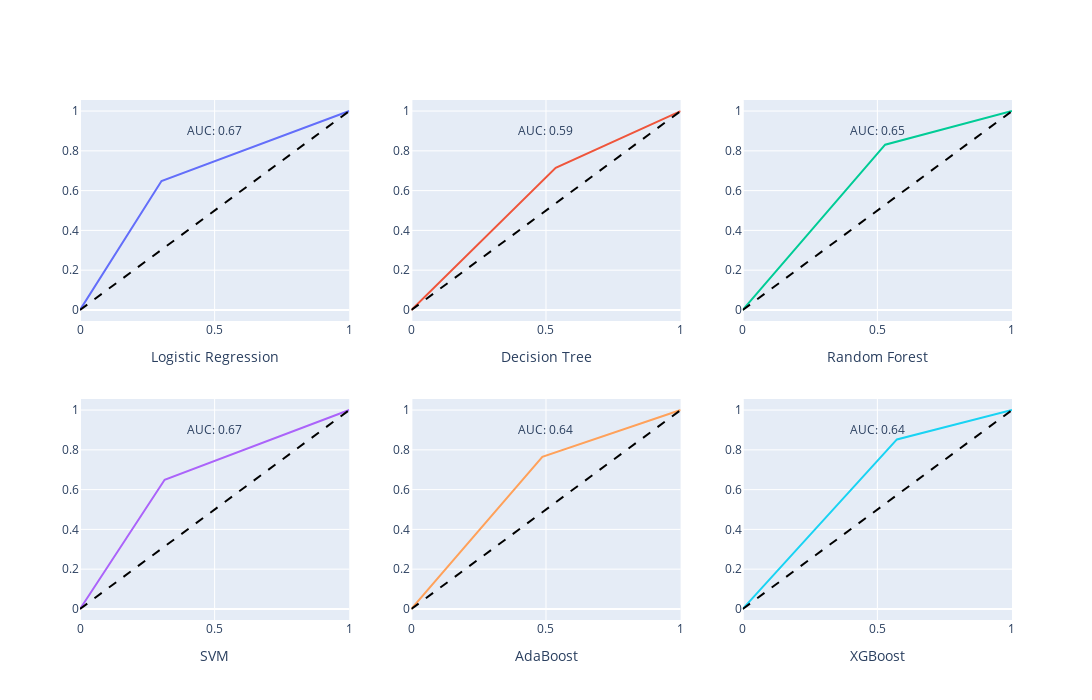

The cell this chart's notebook holds for it:
### Code cell
fig = make_subplots(rows=2, cols=3)

fig.add_trace(
    go.Scatter(x=lr_fpr, y=lr_tpr, mode='lines', name='LogisticRegression'),
    row=1, col=1
)

fig.add_trace(
    go.Scatter(x=dt_fpr, y=dt_tpr, mode='lines'),
    row=1, col=2
)

fig.add_trace(
    go.Scatter(x=rf_fpr, y=rf_tpr, mode='lines'),
    row=1, col=3
)

fig.add_trace(
    go.Scatter(x=svm_fpr, y=svm_tpr, mode='lines'),
    row=2, col=1
)

fig.add_trace(
    go.Scatter(x=ada_fpr, y=ada_tpr, mode='lines'),
    row=2, col=2
)

fig.add_trace(
    go.Scatter(x=xgbc_fpr, y=xgbc_tpr, mode='lines'),
    row=2, col=3
)

random_guess = go.Scatter(x=[0, 1], y=[0, 1], mode='lines', line={'dash': 'dash', 'color': 'black'}, name='Random Guess')
for row in range(1, 3):
    for col in range(1, 4):
        fig.add_trace(random_guess, row=row, col=col)

fig.update_xaxes(title_text="Logistic Regression", row=1, col=1)
fig.update_xaxes(title_text="Decision Tree", row=1, col=2)
fig.update_xaxes(title_text="Random Forest", row=1, col=3)
fig.update_xaxes(title_text="SVM", row=2, col=1)
fig.update_xaxes(title_text="AdaBoost", row=2, col=2)
fig.update_xaxes(title_text="XGBoost", row=2, col=3)

fig.add_annotation(text=f'AUC: {auc_lr:.2f}', x=0.5, y=0.9, showarrow=False, row=1, col=1)
fig.add_annotation(text=f'AUC: {auc_dt:.2f}', x=0.5, y=0.9, showarrow=False, row=1, col=2)
fig.add_annotation(text=f'AUC: {auc_rf:.2f}', x=0.5, y=0.9, showarrow=False, row=1, col=3)
fig.add_annotation(text=f'AUC: {auc_svm:.2f}', x=0.5, y=0.9, showarrow=False, row=2, col=1)
fig.add_annotation(text=f'AUC: {auc_ada:.2f}', x=0.5, y=0.9, showarrow=False, row=2, col=2)
fig.add_annotation(text=f'AUC: {auc_xgbc:.2f}', x=0.5, y=0.9, showarrow=False, row=2, col=3)

fig.update_layout(width=1300, height=700, showlegend=False)
fig.write_image('data/images/oversampled_model_auc.png')
fig.show()

### Figure 1 — Plotly figure (JSON) as saved in the notebook; plotly's stock layout.template omitted (floating-point values rounded to 4 significant figures)
{"data": [{"mode": "lines", "name": "LogisticRegression", "type": "scatter", "x": [0, 0.3027, 1], "xaxis": "x", "y": [0, 0.6485, 1], "yaxis": "y"}, {"mode": "lines", "type": "scatter", "x": [0, 0.536, 1], "xaxis": "x2", "y": [0, 0.7144, 1], "yaxis": "y2"}, {"mode": "lines", "type": "scatter", "x": [0, 0.5289, 1], "xaxis": "x3", "y": [0, 0.8308, 1], "yaxis": "y3"}, {"mode": "lines", "type": "scatter", "x": [0, 0.3143, 1], "xaxis": "x4", "y": [0, 0.6497, 1], "yaxis": "y4"}, {"mode": "lines", "type": "scatter", "x": [0, 0.4865, 1], "xaxis": "x5", "y": [0, 0.7648, 1], "yaxis": "y5"}, {"mode": "lines", "type": "scatter", "x": [0, 0.5726, 1], "xaxis": "x6", "y": [0, 0.8523, 1], "yaxis": "y6"}, {"line": {"color": "black", "dash": "dash"}, "mode": "lines", "name": "Random Guess", "type": "scatter", "x": [0, 1], "xaxis": "x", "y": [0, 1], "yaxis": "y"}, {"line": {"color": "black", "dash": "dash"}, "mode": "lines", "name": "Random Guess", "type": "scatter", "x": [0, 1], "xaxis": "x2", "y": [0, 1], "yaxis": "y2"}, {"line": {"color": "black", "dash": "dash"}, "mode": "lines", "name": "Random Guess", "type": "scatter", "x": [0, 1], "xaxis": "x3", "y": [0, 1], "yaxis": "y3"}, {"line": {"color": "black", "dash": "dash"}, "mode": "lines", "name": "Random Guess", "type": "scatter", "x": [0, 1], "xaxis": "x4", "y": [0, 1], "yaxis": "y4"}, {"line": {"color": "black", "dash": "dash"}, "mode": "lines", "name": "Random Guess", "type": "scatter", "x": [0, 1], "xaxis": "x5", "y": [0, 1], "yaxis": "y5"}, {"line": {"color": "black", "dash": "dash"}, "mode": "lines", "name": "Random Guess", "type": "scatter", "x": [0, 1], "xaxis": "x6", "y": [0, 1], "yaxis": "y6"}], "layout": {"annotations": [{"showarrow": false, "text": "AUC: 0.67", "x": 0.5, "xref": "x", "y": 0.9, "yref": "y"}, {"showarrow": false, "text": "AUC: 0.59", "x": 0.5, "xref": "x2", "y": 0.9, "yref": "y2"}, {"showarrow": false, "text": "AUC: 0.65", "x": 0.5, "xref": "x3", "y": 0.9, "yref": "y3"}, {"showarrow": false, "text": "AUC: 0.67", "x": 0.5, "xref": "x4", "y": 0.9, "yref": "y4"}, {"showarrow": false, "text": "AUC: 0.64", "x": 0.5, "xref": "x5", "y": 0.9, "yref": "y5"}, {"showarrow": false, "text": "AUC: 0.64", "x": 0.5, "xref": "x6", "y": 0.9, "yref": "y6"}], "height": 700, "showlegend": false, "width": 1300, "xaxis": {"anchor": "y", "autorange": true, "domain": [0, 0.2889], "range": [0, 1], "title": {"text": "Logistic Regression"}, "type": "linear"}, "xaxis2": {"anchor": "y2", "autorange": true, "domain": [0.3556, 0.6444], "range": [0, 1], "title": {"text": "Decision Tree"}, "type": "linear"}, "xaxis3": {"anchor": "y3", "autorange": true, "domain": [0.7111, 1], "range": [0, 1], "title": {"text": "Random Forest"}, "type": "linear"}, "xaxis4": {"anchor": "y4", "autorange": true, "domain": [0, 0.2889], "range": [0, 1], "title": {"text": "SVM"}, "type": "linear"}, "xaxis5": {"anchor": "y5", "autorange": true, "domain": [0.3556, 0.6444], "range": [0, 1], "title": {"text": "AdaBoost"}, "type": "linear"}, "xaxis6": {"anchor": "y6", "autorange": true, "domain": [0.7111, 1], "range": [0, 1], "title": {"text": "XGBoost"}, "type": "linear"}, "yaxis": {"anchor": "x", "autorange": true, "domain": [0.575, 1], "range": [-0.05556, 1.056], "type": "linear"}, "yaxis2": {"anchor": "x2", "autorange": true, "domain": [0.575, 1], "range": [-0.05556, 1.056], "type": "linear"}, "yaxis3": {"anchor": "x3", "autorange": true, "domain": [0.575, 1], "range": [-0.05556, 1.056], "type": "linear"}, "yaxis4": {"anchor": "x4", "autorange": true, "domain": [0, 0.425], "range": [-0.05556, 1.056], "type": "linear"}, "yaxis5": {"anchor": "x5", "autorange": true, "domain": [0, 0.425], "range": [-0.05556, 1.056], "type": "linear"}, "yaxis6": {"anchor": "x6", "autorange": true, "domain": [0, 0.425], "range": [-0.05556, 1.056], "type": "linear"}}}
